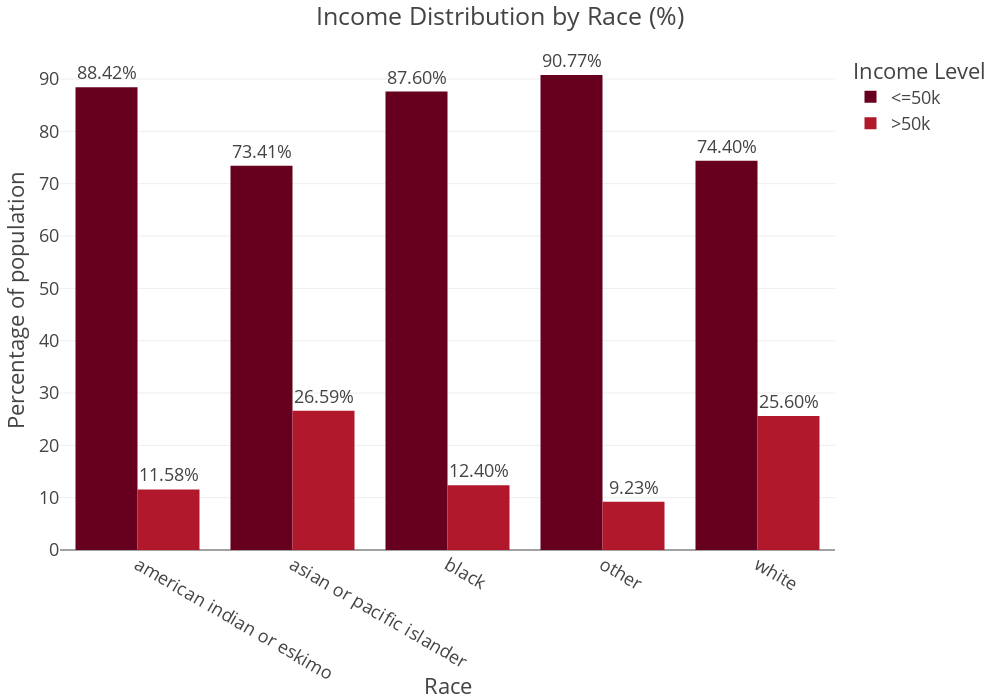

Notebook cell for this chart:
### Code cell
fig = px.bar(
    adult_df_income_race,
    x = 'race',
    y = 'percentage',
    color = 'income',
    title = 'Income Distribution by Race (%)',
    barmode = 'group', 
    height = 700,
    width=1000,
    color_discrete_sequence=px.colors.sequential.RdBu,
    text= 'percentage'
)
fig.update_traces(texttemplate='%{text:.2f}%', textposition='outside')
fig.update_layout(template="presentation", xaxis_title='Race', yaxis_title='Percentage of population', legend_title=dict(text='Income Level'),
                  xaxis_title_standoff=30, margin=dict(l=60, r=50, t=50, b=150), paper_bgcolor = "rgba(0, 0, 0, 0)", plot_bgcolor = "rgba(0, 0, 0, 0)")
fig.show()

### Figure 1 — Plotly figure (JSON) as saved in the notebook; plotly's stock layout.template omitted (floating-point values rounded to 4 significant figures)
{"data": [{"alignmentgroup": "True", "hovertemplate": "income=<=50k<br>race=%{x}<br>percentage=%{text}<extra></extra>", "legendgroup": "<=50k", "marker": {"color": "rgb(103,0,31)", "pattern": {"shape": ""}}, "name": "<=50k", "offsetgroup": "<=50k", "orientation": "v", "showlegend": true, "text": [88.42, 73.41, 87.6, 90.77, 74.4], "textposition": "outside", "texttemplate": "%{text:.2f}%", "type": "bar", "x": ["american indian or eskimo", "asian or pacific islander", "black", "other", "white"], "xaxis": "x", "y": [88.42, 73.41, 87.6, 90.77, 74.4], "yaxis": "y"}, {"alignmentgroup": "True", "hovertemplate": "income=>50k<br>race=%{x}<br>percentage=%{text}<extra></extra>", "legendgroup": ">50k", "marker": {"color": "rgb(178,24,43)", "pattern": {"shape": ""}}, "name": ">50k", "offsetgroup": ">50k", "orientation": "v", "showlegend": true, "text": [11.58, 26.59, 12.4, 9.225, 25.6], "textposition": "outside", "texttemplate": "%{text:.2f}%", "type": "bar", "x": ["american indian or eskimo", "asian or pacific islander", "black", "other", "white"], "xaxis": "x", "y": [11.58, 26.59, 12.4, 9.225, 25.6], "yaxis": "y"}], "layout": {"barmode": "group", "height": 700, "legend": {"title": {"text": "Income Level"}, "tracegroupgap": 0}, "margin": {"b": 150, "l": 60, "r": 50, "t": 50}, "paper_bgcolor": "rgba(0, 0, 0, 0)", "plot_bgcolor": "rgba(0, 0, 0, 0)", "title": {"text": "Income Distribution by Race (%)"}, "width": 1000, "xaxis": {"anchor": "y", "autorange": true, "domain": [0, 1], "range": [-0.5, 4.5], "title": {"standoff": 30, "text": "Race"}, "type": "category"}, "yaxis": {"anchor": "x", "autorange": true, "domain": [0, 1], "range": [0, 95.55], "title": {"text": "Percentage of population"}, "type": "linear"}}}
